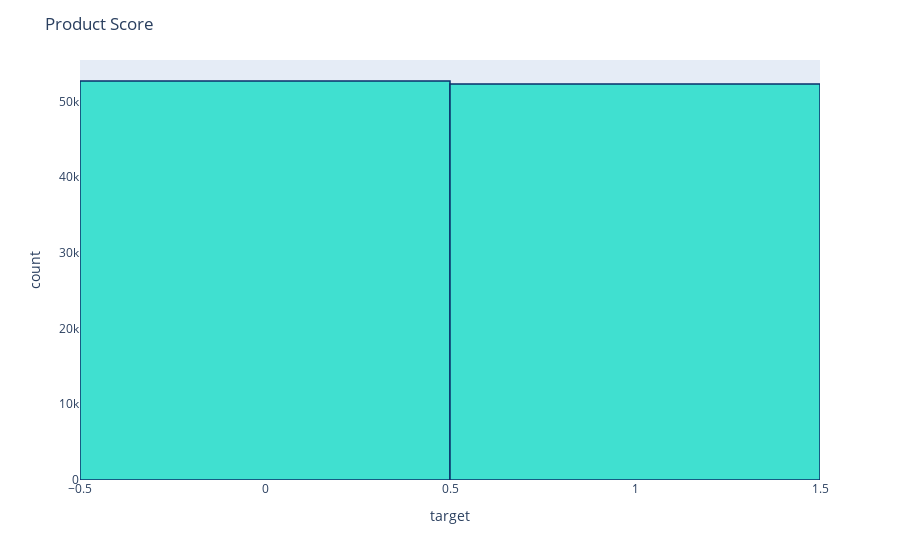

The code cell stored with this chart in its notebook:
### Code cell
fig = px.histogram(data_train, x="target")
fig.update_traces(marker_color="turquoise",marker_line_color='rgb(8,48,107)',
                  marker_line_width=1.5)
fig.update_layout(title_text='Product Score')
fig.show()

### Figure 1 — Plotly figure (JSON) as saved in the notebook; plotly's stock layout.template omitted (floating-point values rounded to 4 significant figures; data arrays with more than 128 entries replaced by an {"elided": "..."} marker saying what was removed)
{"data": [{"alignmentgroup": "True", "bingroup": "x", "hovertemplate": "target=%{x}<br>count=%{y}<extra></extra>", "legendgroup": "", "marker": {"color": "turquoise", "line": {"color": "rgb(8,48,107)", "width": 1.5}}, "name": "", "offsetgroup": "", "orientation": "v", "showlegend": false, "type": "histogram", "x": {"elided": "105000 int values"}, "xaxis": "x", "yaxis": "y"}], "layout": {"barmode": "relative", "legend": {"tracegroupgap": 0}, "margin": {"t": 60}, "title": {"text": "Product Score"}, "xaxis": {"anchor": "y", "domain": [0, 1], "title": {"text": "target"}}, "yaxis": {"anchor": "x", "domain": [0, 1], "title": {"text": "count"}}}}
